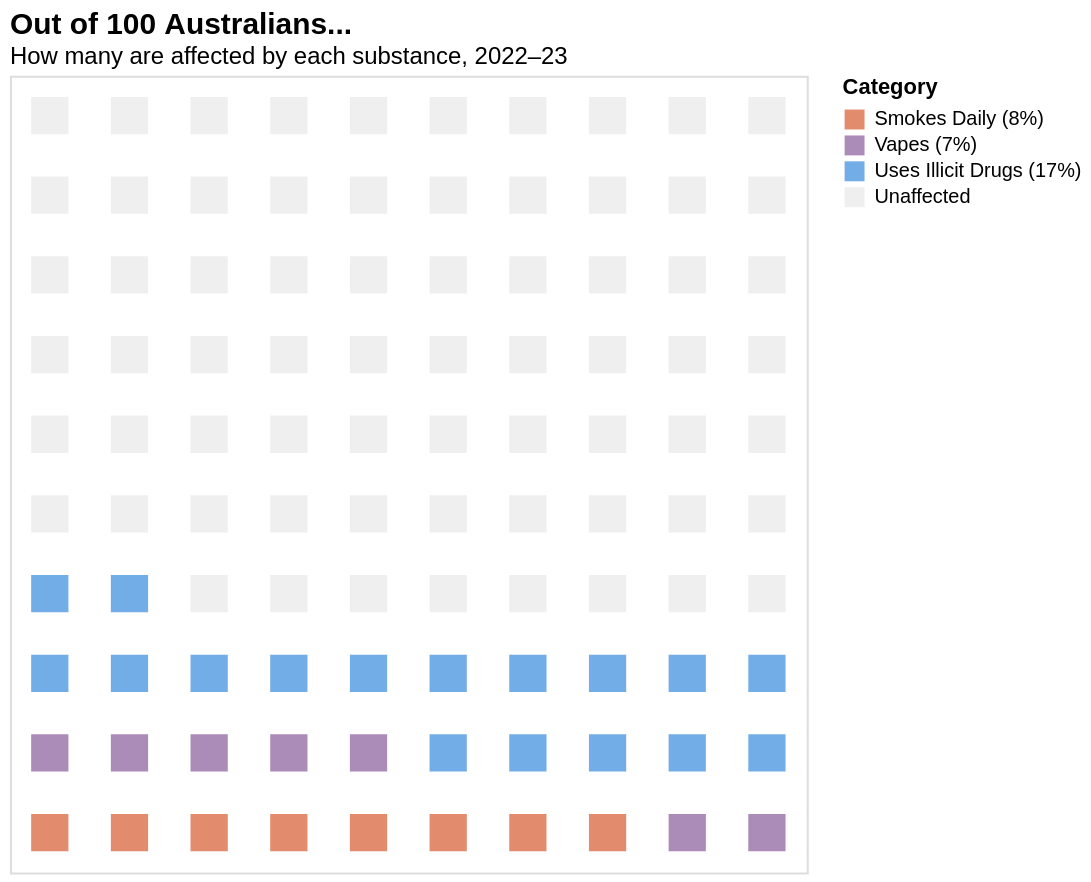

The Vega-Lite source for this figure:
### Vega-Lite specification from a JSON file in a GitHub repository (floating-point values rounded to 4 significant figures)
{"$schema": "https://vega.github.io/schema/vega-lite/v5.json", "title": {"text": "Out of 100 Australians...", "subtitle": "How many are affected by each substance, 2022–23", "fontSize": 15, "subtitleFontSize": 12, "anchor": "start"}, "width": 400, "height": 400, "data": {"sequence": {"start": 0, "stop": 100, "as": "id"}}, "transform": [{"calculate": "datum.id % 10", "as": "col"}, {"calculate": "floor(datum.id / 10)", "as": "row"}, {"calculate": "datum.id < 8 ? 'Smokes Daily (8%)' : datum.id < 15 ? 'Vapes (7%)' : datum.id < 32 ? 'Uses Illicit Drugs (17%)' : 'Unaffected'", "as": "category"}], "mark": {"type": "square", "size": 350}, "encoding": {"x": {"field": "col", "type": "ordinal", "axis": null}, "y": {"field": "row", "type": "ordinal", "axis": null, "sort": "descending"}, "color": {"field": "category", "type": "nominal", "title": "Category", "scale": {"domain": ["Smokes Daily (8%)", "Vapes (7%)", "Uses Illicit Drugs (17%)", "Unaffected"], "range": ["#D85A30", "#885B9B", "#378ADD", "#E8E8E8"]}}, "tooltip": [{"field": "category", "type": "nominal", "title": "Category"}]}}
